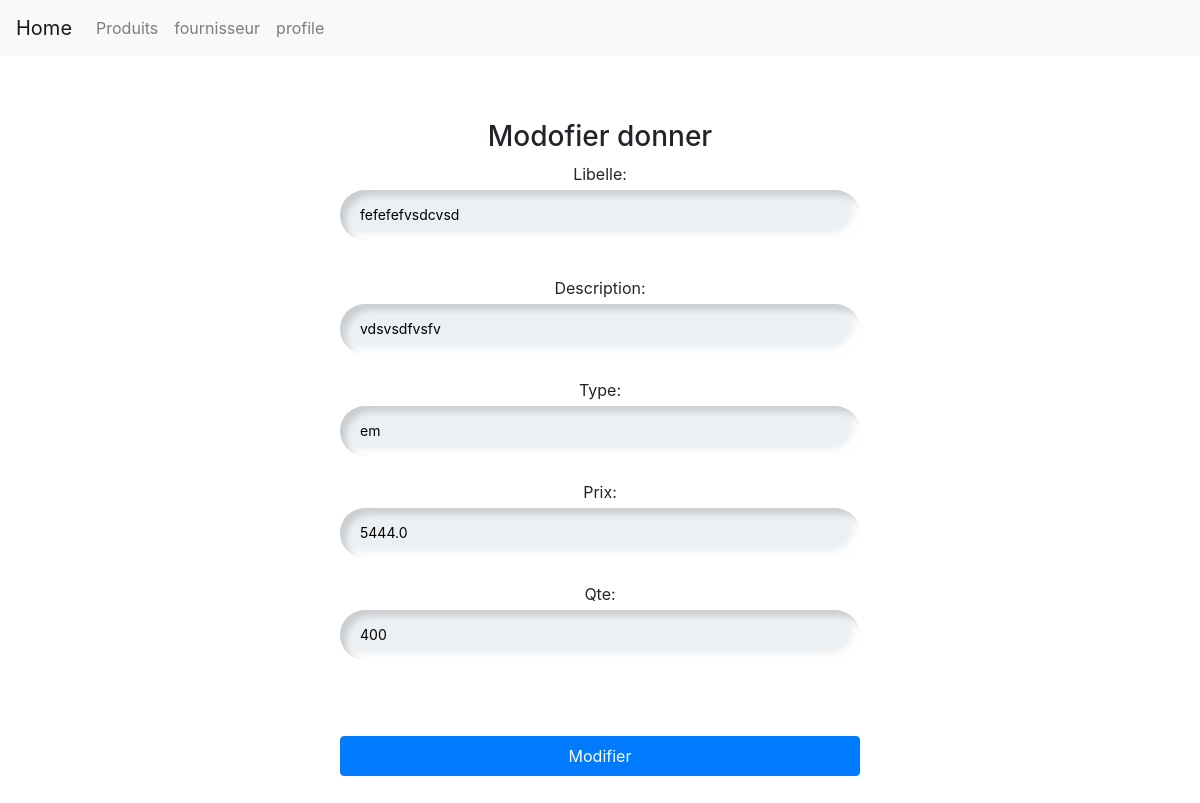
The page /magasin/editP/18 (signed in) on the database its author committed.
### magasin/models.py (models this page shows, shortened)
class Produit (models.Model):
    libelle=models.CharField(max_length=100)
    description=models.TextField()
    prix=models.FloatField()
    quantite_en_stock = models.IntegerField(default=0)
    TYPE_CHOICES=[('em','emballé'),('fr','Frais'),('cs','Conserve')]
    type=models.CharField(max_length=2,choices=TYPE_CHOICES,default='em')
    img=models.ImageField(blank=True)
    categorie = models.ForeignKey(Categorie, on_delete=models.CASCADE,null=True)
    fournisseur=models.ForeignKey(Fournisseur,on_delete=models.CASCADE,null=True)

### magasin/views.py (the view, shortened to what this page needs)
# urls.py: path('editP/<int:id>',views.editp, name='editp'),
@login_required
def editp(request,id):
    if request.method=='GET':
        produit=Produit.objects.get(id=id)
        return render(request,'magasin/editp.html',{'produit':produit})

### templates/magasin/editp.html (shortened to what this page needs)
{% extends './base.html' %}
{% load static %}
{% block links  %} <link rel="stylesheet" href="{% static 'css/fournisseur.css' %}"> {% endblock links %}
{% block content %}
  <div class="parent">
    <dvi class="child1" style="width: 50%; margin-left: 25%;">
      <h3>Modofier donner</h3>
      <form action="{% url 'editp' produit.id %}" method="post">
          <label for="Libelle">Libelle: </label>
          <input type="text" placeholder="Libelle" name="libelle" id="Libelle" value="{{produit.libelle}}"><br>
          <label for="">Description: </label>
          <input type="text" placeholder="description" name="description" id="description" value="{{produit.description }}"><br>
          <label for="">Type: </label>
          <input type="text" placeholder="type" name="type" id="type" value="{{produit.type}}"><br>
          <label for="">Prix: </label>
          <input type="text" placeholder="prix " name="prix" id="prix" value="{{produit.prix}}"><br>
          <label for="">Qte: </label>
          <input type="number" placeholder="Quantite " name="qte" value="{{produit.quantite_en_stock}}"><br>
          <button type="submit" class="btn btn-primary" >Modifier</button>
      </form>
    </div>
{% endblock %}

### static/css/fournisseur.css (style rules this page uses)
.parent { margin: 1rem; padding: 2rem 2rem; text-align: center; }
.child1 { padding: 1rem 1rem; vertical-align: middle; float: left; margin-left: 0%; }
input { caret-color: red; }
label, input, button { display: block; width: 100%; padding: 0; border: none; outline: none; box-sizing: border-box; }
label { margin-bottom: 4px; }
label:nth-of-type(2) { margin-top: 12px; }
input::placeholder { color: gray; }
input { background: #ecf0f3; padding: 10px; padding-left: 20px; height: 50px; font-size: 14px; border-radius: 50px; box-shadow: inset 6px 6px 6px #cbced1, inset -6px -6px 6px white; }
button { color: white; margin-top: 10%; margin-bottom: 10%; background: #1DA1F2; height: 40px; border-radius: 20px; cursor: pointer; font-weight: 900; transition: 0.5s; }

### templates/magasin/editp.html (style rules this page uses)
body { text-align: center; }

### rows shown on the page
Produit: libelle "fefefefvsdcvsd", description "vdsvsdfvsfv", type "em", prix "5444.0", qte "400"
